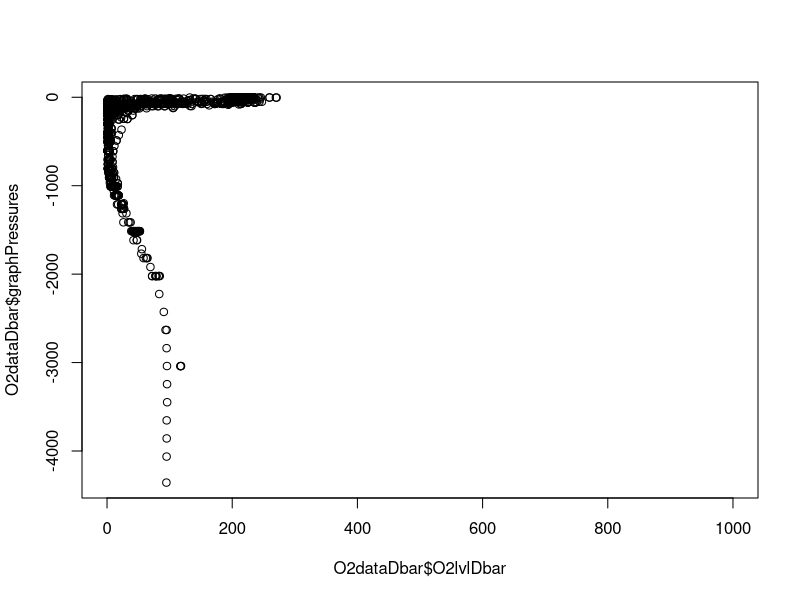
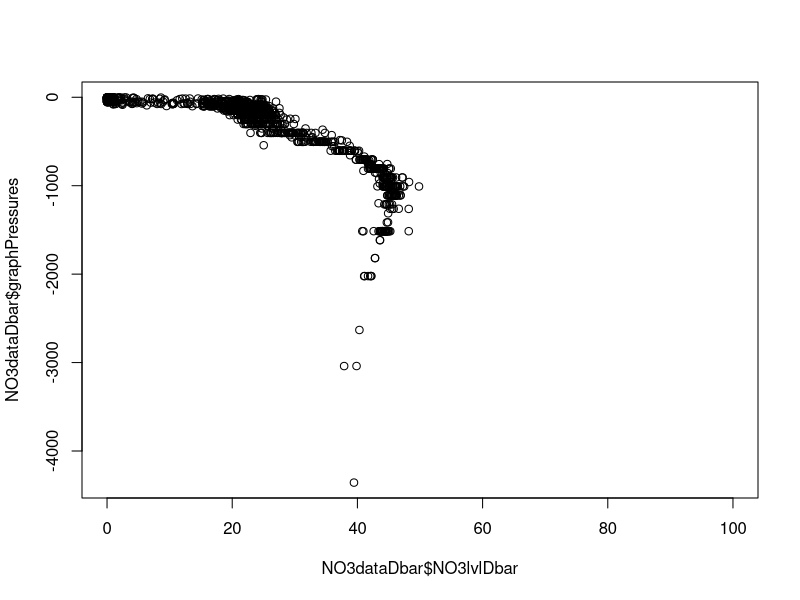
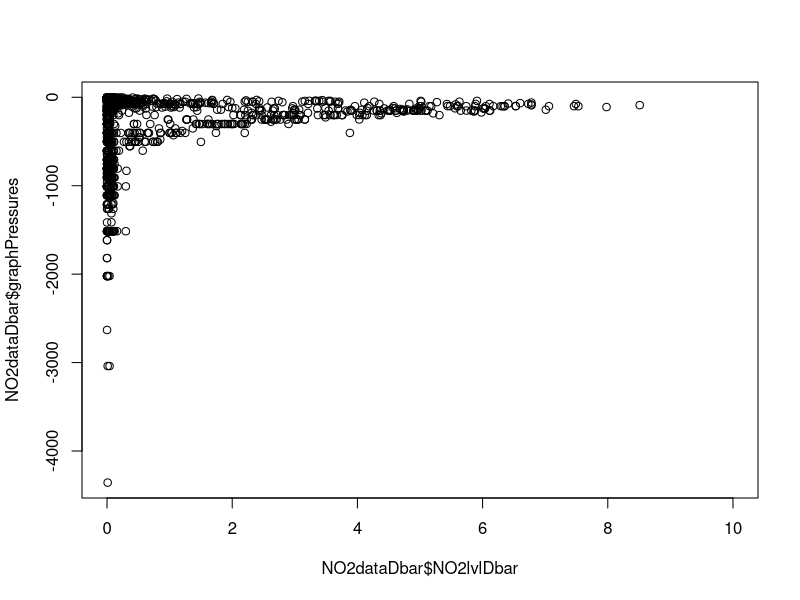
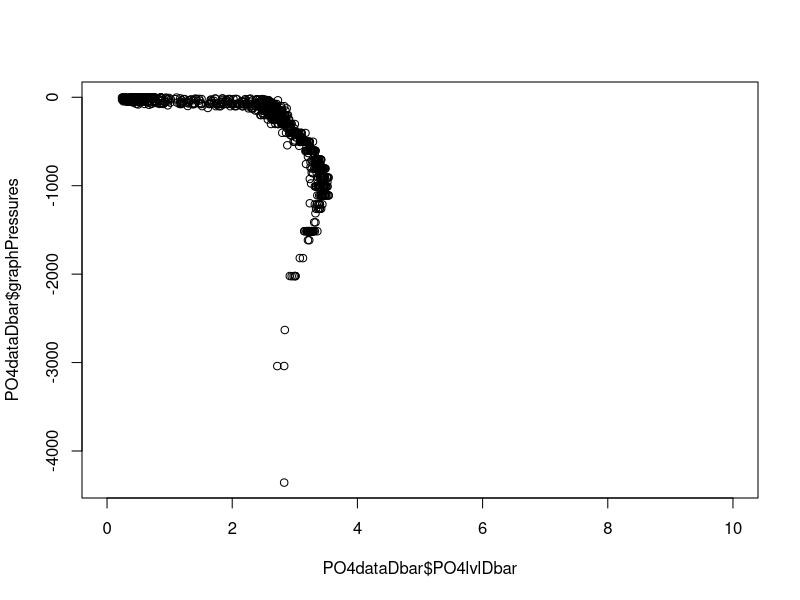
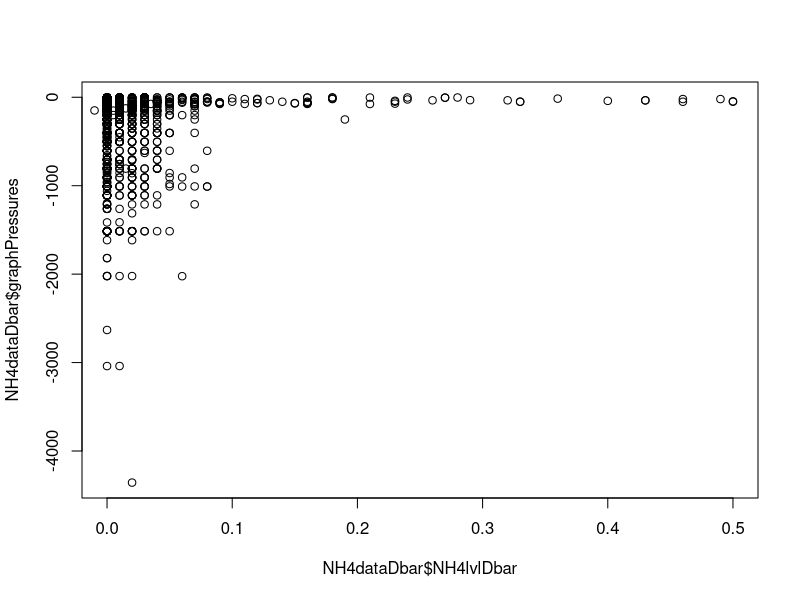
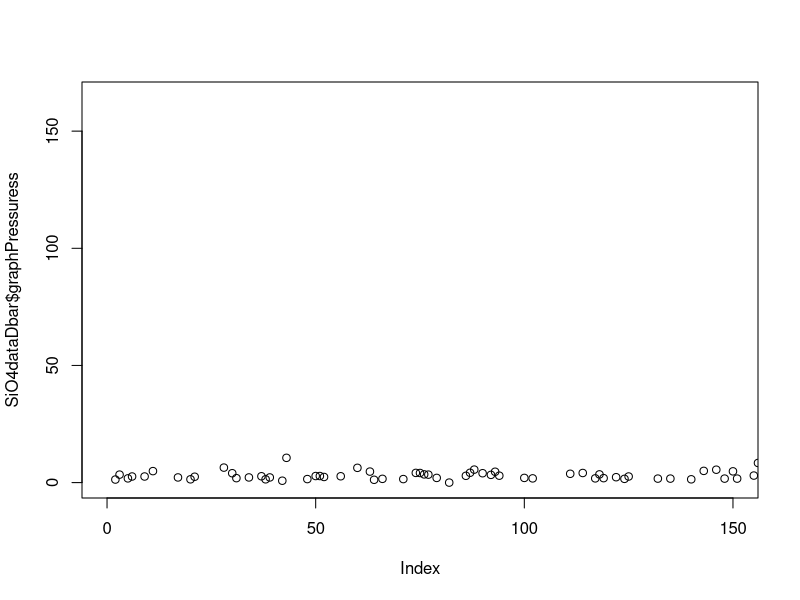
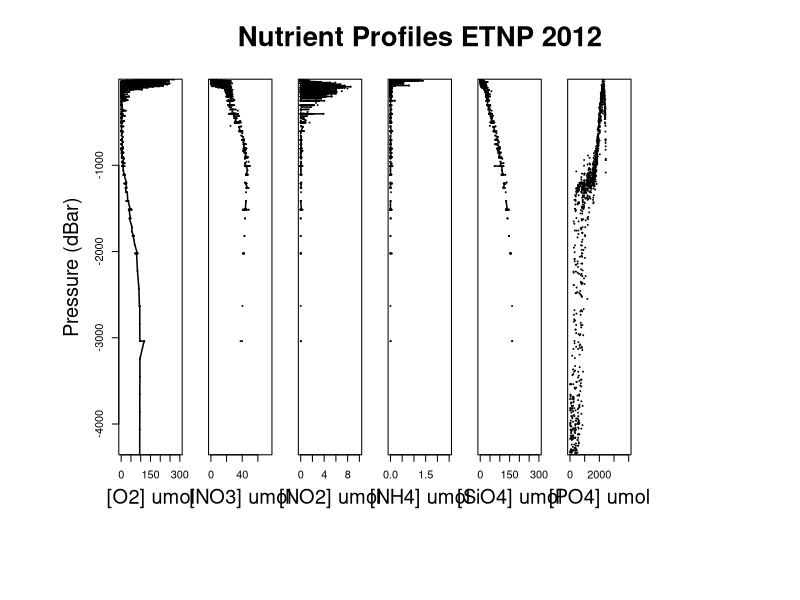

Here is the R script that generated these plots, in order:
cruise <- read.csv(file = "TN278_CTD_Bottle.csv", header = T)

pressures <- sort(unique(cruise$PRESSURE..DB.))
graphPressures <- pressures * -1
npress <- length(pressures)


#O2
O2lvlDbar <- NULL
for(i in 1:npress) {
  O2Dbar <- cruise[cruise$PRESSURE..DB. == pressures[i],]$OXYGEN..umol.l.
  O2lvlDbar[i] <- mean(O2Dbar, na.rm = T)
}
O2lvlDbar

O2dataDbar <- data.frame(graphPressures, O2lvlDbar)
O2dataDbar
plot(O2dataDbar$O2lvlDbar, O2dataDbar$graphPressures, xlim = c(0, 1000))


#NO3
NO3lvlDbar <- NULL
for(i in 1:npress) {
  NO3Dbar <- cruise[cruise$PRESSURE..DB. == pressures[i],]$NITRATE..umol.L.
  NO3lvlDbar[i] <- mean(NO3Dbar, na.rm = T)
}
NO3lvlDbar

NO3dataDbar <- data.frame(graphPressures, NO3lvlDbar)
plot(NO3dataDbar$NO3lvlDbar, NO3dataDbar$graphPressures, xlim = c(0, 100))

#NO2
NO2lvlDbar <- NULL
for(i in 1:npress) {
  NO2Dbar <- cruise[cruise$PRESSURE..DB. == pressures[i],]$NITRITE..umol.L.
  NO2lvlDbar[i] <- mean(NO2Dbar, na.rm = T)
}
NO2lvlDbar

NO2dataDbar <- data.frame(graphPressures, NO2lvlDbar)
plot(NO2dataDbar$NO2lvlDbar, NO2dataDbar$graphPressures, xlim = c(0, 10))

#PO4
PO4lvlDbar <- NULL
for(i in 1:npress) {
  PO4Dbar <- cruise[cruise$PRESSURE..DB. == pressures[i],]$PHOSPHATE..umol.L.
  PO4lvlDbar[i] <- mean(PO4Dbar, na.rm = T)
}
PO4lvlDbar

PO4dataDbar <- data.frame(graphPressures, PO4lvlDbar)
plot(PO4dataDbar$PO4lvlDbar, PO4dataDbar$graphPressures, xlim = c(0, 10))

#NH4
NH4lvlDbar <- NULL
for(i in 1:npress) {
  NH4Dbar <- cruise[cruise$PRESSURE..DB. == pressures[i],]$AMMONIUM..umol.L.
  NH4lvlDbar[i] <- mean(NH4Dbar, na.rm = T)
}
NH4lvlDbar

NH4dataDbar <- data.frame(graphPressures, NH4lvlDbar)
plot(NH4dataDbar$NH4lvlDbar, NH4dataDbar$graphPressures, xlim = c(0, 0.5))

#SiO4
SiO4lvlDbar <- NULL
for(i in 1:npress) {
  SiO4Dbar <- cruise[cruise$PRESSURE..DB. == pressures[i],]$SILICATE..umol.L.
  SiO4lvlDbar[i] <- mean(SiO4Dbar, na.rm = T)
}
SiO4lvlDbar

SiO4dataDbar <- data.frame(graphPressures, SiO4lvlDbar)
plot(SiO4dataDbar$SiO4lvlDbar, SiO4dataDbar$graphPressuress, xlim = c(0, 150))

##


#par
par(mfcol = c(1,7))
par(mar=c(1,1,1,1), oma=c(10,8,5,5))
plot(O2dataDbar$O2lvlDbar, O2dataDbar$graphPressures, xlim = c(0, 300), yaxs="i", col=1, pch=19, cex=0.2)
lines(O2dataDbar$O2lvlDbar, O2dataDbar$graphPressures, col=1, pch=17, cex=1, lwd = 1.5)
mtext(text="Pressure (dBar)", side=2, line=2.9, cex = 1.2)
mtext(text="[O2] umol", side=1, line=2.9, cex = 1.2)

plot(NO3dataDbar$NO3lvlDbar, NO3dataDbar$graphPressures, xlim = c(0, 75), yaxs="i", col=1, pch=19, cex=0.2, yaxt = 'n')
lines(NO3dataDbar$NO3lvlDbar, NO3dataDbar$graphPressures, col=1, pch=17, cex=1, lwd = 1.5)
mtext(text="[NO3] umol", side=1, line=2.9, cex = 1.2)

plot(NO2dataDbar$NO2lvlDbar, NO2dataDbar$graphPressures, xlim = c(0, 10), yaxs="i", col=1, pch=19, cex=0.2, yaxt = 'n')
lines(NO2dataDbar$NO2lvlDbar, NO2dataDbar$graphPressures, col=1, pch=17, cex=1, lwd = 1.5)
mtext(text="[NO2] umol", side=1, line=2.9, cex = 1.2)

plot(NH4dataDbar$NH4lvlDbar, NH4dataDbar$graphPressures, xlim = c(0, 2.5), yaxs="i", col=1, pch=19, cex=0.2, yaxt = 'n')
lines(NH4dataDbar$NH4lvlDbar, NH4dataDbar$graphPressures, col=1, pch=17, cex=1, lwd = 1.5)
mtext(text="[NH4] umol", side=1, line=2.9, cex = 1.2)

plot(SiO4dataDbar$SiO4lvlDbar, SiO4dataDbar$graphPressures, xlim = c(0, 300), yaxs="i", col=1, pch=19, cex=0.2, yaxt = 'n')
lines(SiO4dataDbar$SiO4lvlDbar, SiO4dataDbar$graphPressures, col=1, pch=17, cex=1, lwd = 1.5)
mtext(text="[SiO4] umol", side=1, line=2.9, cex = 1.2)

plot(PO4dataDbar$PO4lvlDbar, PO4dataDbar$graphPressuress, xlim = c(0, 4000), yaxs="i", col=1, pch=19, cex=0.2, yaxt = 'n')
lines(PO4dataDbar$PO4lvlDbar, PO4dataDbar$graphPressures, col=1, pch=17, cex=1, lwd = 1.5)
mtext(text="[PO4] umol", side=1, line=2.9, cex = 1.2)

title("Nutrient Profiles ETNP 2012", outer=TRUE, cex.main = 2.5, line = 1.5)

graphics.off()
